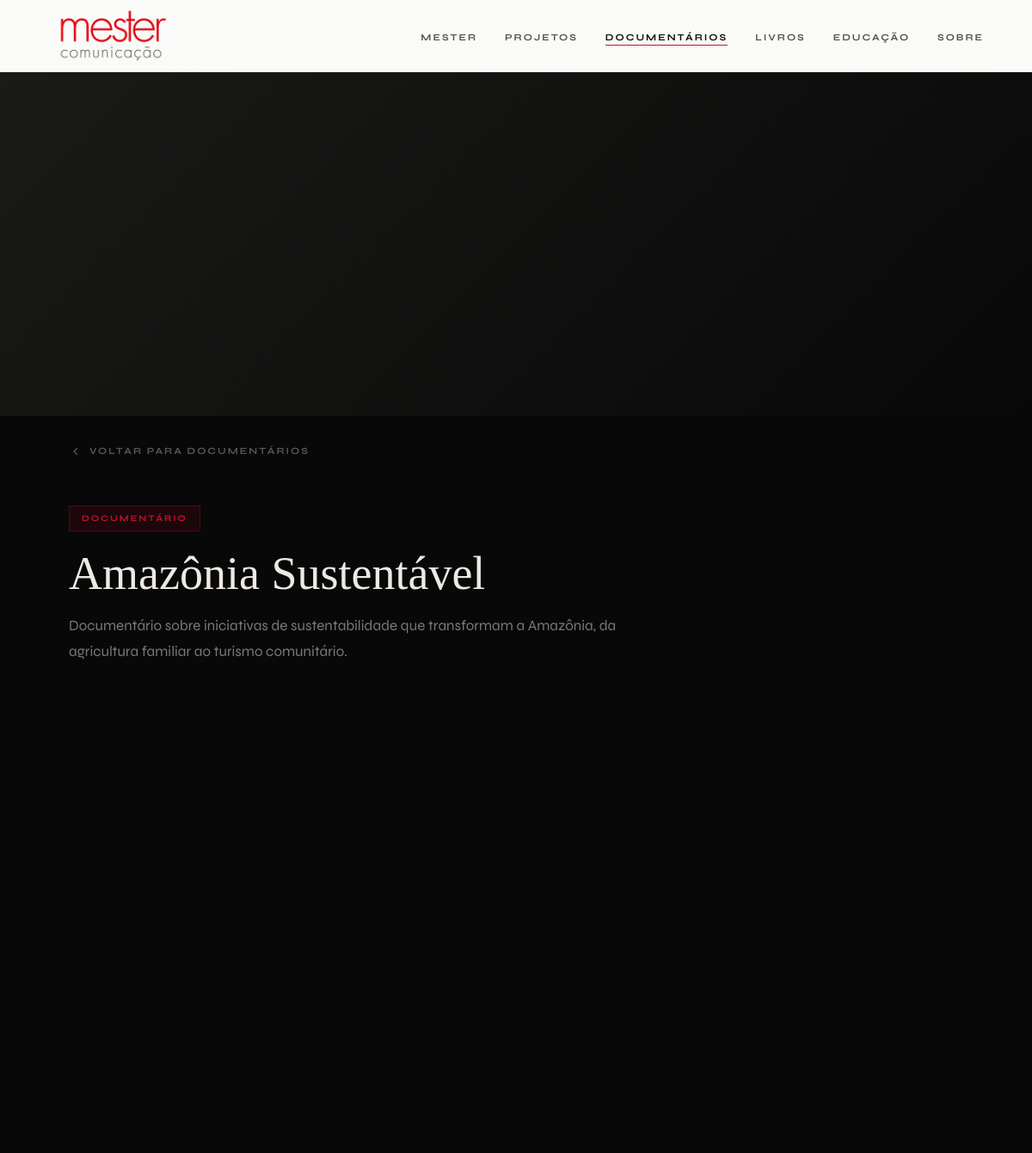
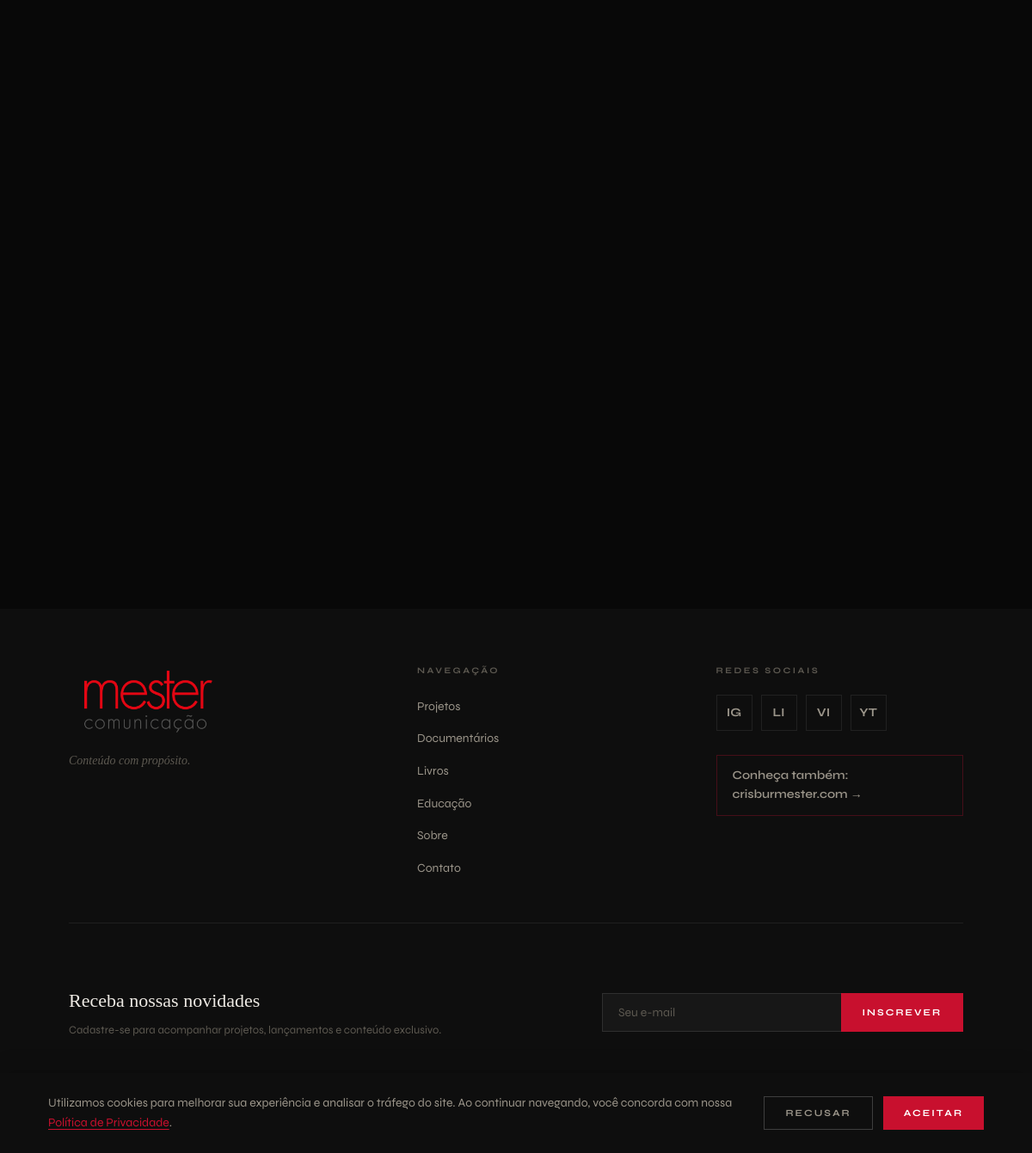
Screenshot of /documentarios/amazonia-sustentavel/ with the database file from the repository (2 pictures, top to bottom).
### core/models.py (models this page shows, shortened)
class Projeto(models.Model):
    TIPO_CHOICES = [
        ('documentario', 'Documentário'),
        ('livro', 'Livro de Arte'),
        ('institucional', 'Institucional'),
        ('educacional', 'Educacional'),
        ('branded', 'Branded Content'),
        ('outro', 'Outro'),
    ]
    CATEGORIA_CHOICES = [
        ('sustentabilidade', 'Sustentabilidade'),
        ('brasilidade', 'Brasilidade'),
        ('inovacao', 'Inovação'),
        ('cultura', 'Cultura'),
        ('outro', 'Outro'),
    ]
    titulo = models.CharField('Título', max_length=200)
    slug = models.SlugField('Slug', max_length=200, unique=True)
    descricao = models.TextField('Descrição')
    sinopse = models.TextField('Sinopse', blank=True)
    tipo = models.CharField(
        'Tipo', max_length=30,
        choices=TIPO_CHOICES, default='documentario',
    )
    categoria = models.CharField(
        'Categoria', max_length=30,
        choices=CATEGORIA_CHOICES, default='sustentabilidade',
    )
    ano = models.PositiveIntegerField('Ano', blank=True, null=True)
    duracao = models.CharField('Duração', max_length=50, blank=True)
    formato = models.CharField('Formato', max_length=100, blank=True)
    diretor = models.CharField('Diretor(a)', max_length=200, blank=True)
    produtor = models.CharField('Produtor(a)', max_length=200, blank=True)
    fotografia = models.CharField('Fotografia', max_length=200, blank=True)
    edicao = models.CharField('Edição', max_length=200, blank=True)
    trilha_sonora = models.CharField('Trilha Sonora', max_length=200, blank=True)
    poster = models.ImageField(
        'Poster',
        upload_to='projetos/posters/',
        blank=True,
        help_text='Imagem principal do projeto. Recomendado: 16:9 (ex: 1280×720).',
    )
    bunny_embed_url = models.URLField(
        'URL do Player Bunny (iframe)',
        blank=True,
        help_text='URL de embed do Bunny Stream para o filme do projeto.',
    )
    patrocinador = models.CharField('Patrocinador', max_length=300, blank=True)
    is_serie = models.BooleanField('É uma série', default=False,
        help_text='Marque se este projeto é uma série com múltiplos episódios.')
    destaque = models.BooleanField('Destaque', default=False)
    ativo = models.BooleanField('Ativo', default=True)
    ordem = models.PositiveIntegerField('Ordem', default=0)
    criado_em = models.DateTimeField('Criado em', auto_now_add=True)
    class Meta:
        ordering = ['ordem', '-criado_em']
        verbose_name = 'Projeto'
        verbose_name_plural = 'Projetos'
    def get_absolute_url(self):
        return reverse('core:documentario_detalhe', kwargs={'slug': self.slug})

### core/views.py (the view)
# urls.py: path('documentarios/<slug:slug>/', views.documentario_detalhe, name='documentario_detalhe'),
def documentario_detalhe(request, slug):
    projeto = get_object_or_404(Projeto, slug=slug, ativo=True)
    fotos = projeto.fotos.all()
    episodios = projeto.episodios.all()
    relacionados = Projeto.objects.filter(
        ativo=True, categoria=projeto.categoria
    ).exclude(pk=projeto.pk)[:3]
    return render(request, 'core/documentario_detalhe.html', {
        'projeto': projeto,
        'fotos': fotos,
        'episodios': episodios,
        'relacionados': relacionados,
    })

### core/templates/core/documentario_detalhe.html (shortened to what this page needs)
{% extends 'core/base.html' %}
{% load static %}
{% block content %}
<div id="page-projeto-detalhe">
  <section class="pd-hero">
    {% if projeto.bunny_embed_url %}
      <div class="pd-hero-video">
        <iframe src="{{ projeto.bunny_embed_url }}?autoplay=true&muted=true&preload=true"
                loading="lazy"
                allow="accelerometer; gyroscope; autoplay; encrypted-media; picture-in-picture; fullscreen"
                allowfullscreen></iframe>
      </div>
    {% elif projeto.poster %}
      <div class="pd-hero-poster">
        <img src="{{ projeto.poster.url }}" alt="{{ projeto.titulo }}">
        <div class="pd-hero-poster-overlay"></div>
      </div>
    {% else %}
      <div class="pd-hero-noposter"></div>
    {% endif %}
  </section>
  <a href="{% url 'core:documentarios' %}" class="pd-back">
    <svg viewBox="0 0 24 24" fill="none" stroke="currentColor" stroke-width="2"><polyline points="15 18 9 12 15 6"/></svg>
    Voltar para documentários
  </a>
  <div class="pd-header reveal">
    <span class="pd-tipo-badge">{{ projeto.get_tipo_display }}</span>
    <h1 class="pd-title">{{ projeto.titulo }}</h1>
    <p class="pd-desc">{{ projeto.descricao }}</p>
  </div>
</div>
{% endblock %}

### core/templates/core/base.html (style rules this page uses)
*, *::before, *::after { box-sizing: border-box; margin: 0; padding: 0; }
:root { --white: #FAFAF8; --gray-1: #F3F1ED; --gray-2: #E9E6E1; --gray-3: #DDD9D3; --gray-4: #D0CBC3; --black: #0E0E0E; --black-2: #1A1A1A; --text: #111111; --text-dim: #57534E; --text-muted: #A09C97; --red: #C8102E; --red-dark: #9E0D24; --red-light: rgba(200,16,46,0.08); --border: rgba(17,17,17,0.08); --border-md: rgba(17,17,17,0.14); --serif: 'Cormorant Garamond', Georgia, serif; --sans: 'Syne', sans-serif; --ease: cubic-bezier(0.4,0,0.2,1); }
html { scroll-behavior: smooth; }
body { font-family: var(--sans); background: var(--white); color: var(--text); line-height: 1.6; overflow-x: hidden; }
.reveal { opacity: 0; transform: translateY(24px); transition: opacity 0.7s var(--ease), transform 0.7s var(--ease); }
.reveal.in { opacity: 1; transform: translateY(0); }

### core/templates/core/documentario_detalhe.html (style rules this page uses)
#page-projeto-detalhe { background: #080808; color: #EDE9E3; }
.pd-hero { position: relative; width: 100%; background: #000; padding-top: 84px; }
.pd-hero-noposter { width: 100%; aspect-ratio: 16 / 9; max-height: 50vh; background: linear-gradient(135deg, #1a1a18, #080808); }
.pd-back { display: inline-flex; align-items: center; gap: 8px; padding: 32px 80px 0; font-size: 11px; font-weight: 700; letter-spacing: 2px; text-transform: uppercase; color: rgba(237,233,227,0.35); text-decoration: none; transition: color 0.2s; }
.pd-back svg { width: 16px; height: 16px; }
.pd-header { padding: 48px 80px 0; max-width: 1280px; }
.pd-tipo-badge { display: inline-block; font-size: 10px; font-weight: 700; letter-spacing: 2px; text-transform: uppercase; padding: 6px 14px; background: rgba(200,16,46,0.1); border: 1px solid rgba(200,16,46,0.25); color: var(--red); margin-bottom: 20px; }
.pd-title { font-family: var(--serif); font-size: clamp(36px, 4.5vw, 60px); font-weight: 500; color: #EDE9E3; line-height: 1.08; margin-bottom: 16px; }
.pd-desc { font-size: 17px; color: rgba(237,233,227,0.5); line-height: 1.8; max-width: 700px; }

### rows the page displays
Projeto: tipo "DOCUMENTÁRIO", titulo "Amazônia Sustentável", descricao "Documentário sobre iniciativas de sustentabilidade que transformam a Amazônia, da agricultura familiar ao turismo comunitário."
